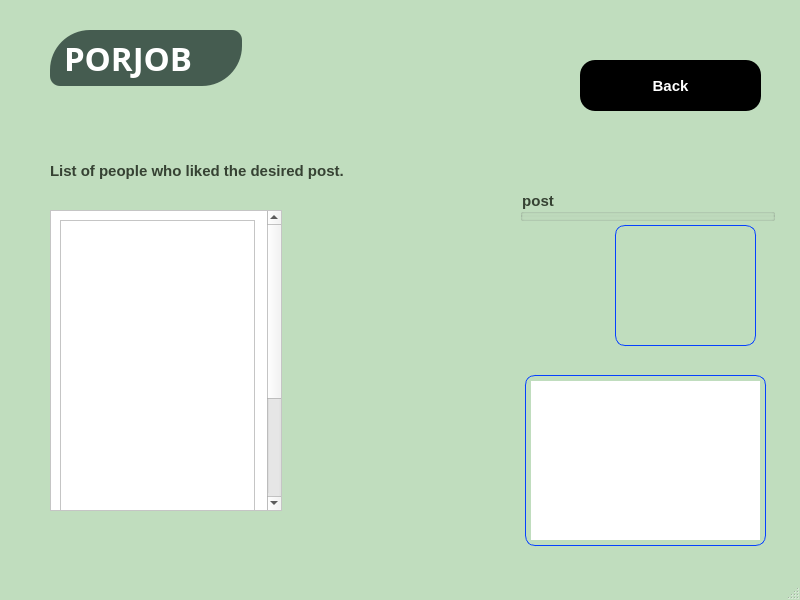
<?xml version="1.0" encoding="UTF-8"?>
<ui version="4.0">
 <class>likelist</class>
 <widget class="QMainWindow" name="likelist">
  <property name="geometry">
   <rect>
    <x>0</x>
    <y>0</y>
    <width>800</width>
    <height>600</height>
   </rect>
  </property>
  <property name="windowTitle">
   <string>MainWindow</string>
  </property>
  <property name="styleSheet">
   <string notr="true">QMainWindow#likelist{
background-color: rgb(255, 255, 255);
background-color: rgb(192, 221, 190);
}

QPushButton#pushButton_3{
background-color: black;
color: white;
font: bold 15px;
border-radius: 10px;
transition: 0.2s;
}
QPushButton#pushButton_3:hover {
background-color: rgb(80,80,80);
font: bold 17px;
}
QPushButton#pushButton_3:pressed {
background-color: rgb(50,50,50);
}
QPushButton#pushButtone_3:focus{
box-shadow: 0 0 5px rgba(0,0,255,0.5);
font: bold 15px;
Width: 150px;
}</string>
  </property>
  <widget class="QWidget" name="centralwidget">
   <widget class="QLabel" name="label_9">
    <property name="geometry">
     <rect>
      <x>50</x>
      <y>30</y>
      <width>192</width>
      <height>56</height>
     </rect>
    </property>
    <property name="font">
     <font>
      <family>Magneto</family>
      <pointsize>25</pointsize>
      <weight>75</weight>
      <bold>true</bold>
     </font>
    </property>
    <property name="styleSheet">
     <string notr="true">background-color: rgb(52, 103, 110);
color: white;
padding: 5px;
border-radius: 10px;
border-top-left-radius: 40px;
border-bottom-right-radius: 40px;
padding:5px;
background-color: rgb(69,92,80);</string>
    </property>
    <property name="text">
     <string>PORJOB</string>
    </property>
   </widget>
   <widget class="QPushButton" name="pushButton_3">
    <property name="geometry">
     <rect>
      <x>580</x>
      <y>60</y>
      <width>181</width>
      <height>51</height>
     </rect>
    </property>
    <property name="font">
     <font>
      <family>Nirmala UI</family>
      <pointsize>-1</pointsize>
      <weight>75</weight>
      <italic>false</italic>
      <bold>true</bold>
     </font>
    </property>
    <property name="styleSheet">
     <string notr="true">border-radius:15px;</string>
    </property>
    <property name="text">
     <string>Back</string>
    </property>
   </widget>
   <widget class="QLabel" name="label_2">
    <property name="geometry">
     <rect>
      <x>0</x>
      <y>240</y>
      <width>800</width>
      <height>280</height>
     </rect>
    </property>
    <property name="font">
     <font>
      <family>Nirmala UI</family>
      <pointsize>12</pointsize>
      <weight>75</weight>
      <bold>true</bold>
     </font>
    </property>
    <property name="styleSheet">
     <string notr="true">image: url(:/pishvazpic.JPG);</string>
    </property>
    <property name="text">
     <string/>
    </property>
    <property name="scaledContents">
     <bool>true</bool>
    </property>
   </widget>
   <widget class="QScrollArea" name="scrollArea_2">
    <property name="geometry">
     <rect>
      <x>50</x>
      <y>210</y>
      <width>232</width>
      <height>301</height>
     </rect>
    </property>
    <property name="minimumSize">
     <size>
      <width>120</width>
      <height>200</height>
     </size>
    </property>
    <property name="font">
     <font>
      <stylestrategy>PreferAntialias</stylestrategy>
     </font>
    </property>
    <property name="focusPolicy">
     <enum>Qt::WheelFocus</enum>
    </property>
    <property name="contextMenuPolicy">
     <enum>Qt::PreventContextMenu</enum>
    </property>
    <property name="layoutDirection">
     <enum>Qt::LeftToRight</enum>
    </property>
    <property name="autoFillBackground">
     <bool>true</bool>
    </property>
    <property name="styleSheet">
     <string notr="true">background-color: rgb(255, 255, 255);</string>
    </property>
    <property name="locale">
     <locale language="English" country="TuvaluCountry"/>
    </property>
    <property name="frameShape">
     <enum>QFrame::StyledPanel</enum>
    </property>
    <property name="frameShadow">
     <enum>QFrame::Plain</enum>
    </property>
    <property name="widgetResizable">
     <bool>true</bool>
    </property>
    <widget class="QWidget" name="scrollAreaWidgetContents_3">
     <property name="geometry">
      <rect>
       <x>0</x>
       <y>0</y>
       <width>213</width>
       <height>468</height>
      </rect>
     </property>
     <layout class="QVBoxLayout" name="verticalLayout_4">
      <item>
       <widget class="QFrame" name="frame_2">
        <property name="sizePolicy">
         <sizepolicy hsizetype="Preferred" vsizetype="Preferred">
          <horstretch>195</horstretch>
          <verstretch>100</verstretch>
         </sizepolicy>
        </property>
        <property name="minimumSize">
         <size>
          <width>195</width>
          <height>450</height>
         </size>
        </property>
        <property name="maximumSize">
         <size>
          <width>195</width>
          <height>4000</height>
         </size>
        </property>
        <property name="sizeIncrement">
         <size>
          <width>210</width>
          <height>450</height>
         </size>
        </property>
        <property name="baseSize">
         <size>
          <width>210</width>
          <height>300</height>
         </size>
        </property>
        <property name="styleSheet">
         <string notr="true">background-color: rgb(255, 255, 255);</string>
        </property>
        <property name="frameShape">
         <enum>QFrame::StyledPanel</enum>
        </property>
        <property name="frameShadow">
         <enum>QFrame::Raised</enum>
        </property>
       </widget>
      </item>
     </layout>
    </widget>
   </widget>
   <widget class="QTextEdit" name="textEdit_2">
    <property name="geometry">
     <rect>
      <x>520</x>
      <y>370</y>
      <width>251</width>
      <height>181</height>
     </rect>
    </property>
    <property name="font">
     <font>
      <family>Nirmala UI</family>
      <pointsize>-1</pointsize>
      <weight>75</weight>
      <italic>false</italic>
      <bold>true</bold>
     </font>
    </property>
    <property name="styleSheet">
     <string notr="true">font: bold 15px;
border-radius: 10px;
border: 1px solid #0640ff;
padding: 5px;
margin: 5px;</string>
    </property>
   </widget>
   <widget class="QLabel" name="label">
    <property name="geometry">
     <rect>
      <x>610</x>
      <y>220</y>
      <width>151</width>
      <height>131</height>
     </rect>
    </property>
    <property name="styleSheet">
     <string notr="true">border-radius: 10px;
border: 1px solid #0640ff;
padding: 5px;
margin: 5px;</string>
    </property>
    <property name="text">
     <string/>
    </property>
    <property name="scaledContents">
     <bool>true</bool>
    </property>
   </widget>
   <widget class="QLabel" name="label_4">
    <property name="geometry">
     <rect>
      <x>50</x>
      <y>150</y>
      <width>321</width>
      <height>41</height>
     </rect>
    </property>
    <property name="font">
     <font>
      <family>Nirmala UI</family>
      <pointsize>11</pointsize>
      <weight>75</weight>
      <bold>true</bold>
     </font>
    </property>
    <property name="styleSheet">
     <string notr="true">color: rgb(54, 66, 51);
</string>
    </property>
    <property name="text">
     <string>List of people who liked the desired post.</string>
    </property>
   </widget>
   <widget class="QGroupBox" name="groupBox">
    <property name="geometry">
     <rect>
      <x>520</x>
      <y>190</y>
      <width>255</width>
      <height>31</height>
     </rect>
    </property>
    <property name="font">
     <font>
      <family>Nirmala UI</family>
      <pointsize>11</pointsize>
      <weight>75</weight>
      <bold>true</bold>
     </font>
    </property>
    <property name="styleSheet">
     <string notr="true">color: rgb(54, 66, 51);
</string>
    </property>
    <property name="title">
     <string>post</string>
    </property>
    <property name="flat">
     <bool>true</bool>
    </property>
   </widget>
  </widget>
  <widget class="QMenuBar" name="menubar">
   <property name="geometry">
    <rect>
     <x>0</x>
     <y>0</y>
     <width>800</width>
     <height>21</height>
    </rect>
   </property>
  </widget>
  <widget class="QStatusBar" name="statusbar"/>
 </widget>
 <resources/>
 <connections/>
</ui>
